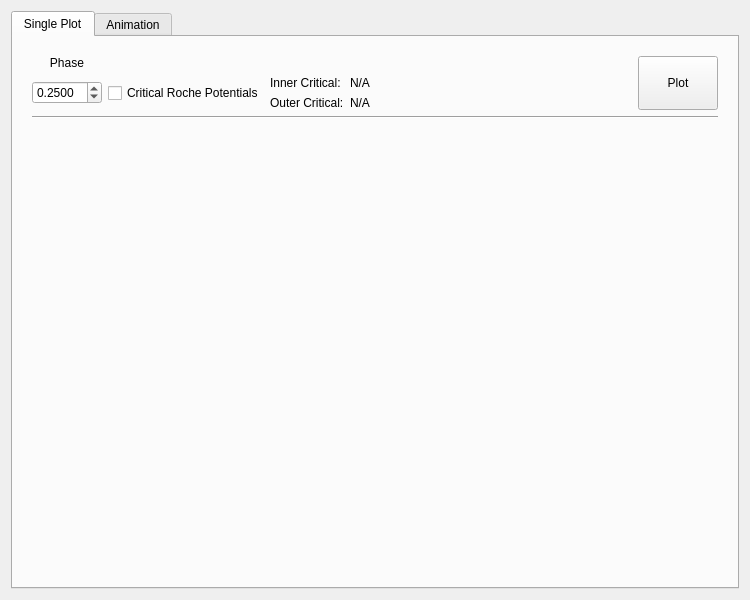
<?xml version="1.0" encoding="UTF-8"?>
<ui version="4.0">
 <class>StarPositionWidget</class>
 <widget class="QWidget" name="StarPositionWidget">
  <property name="geometry">
   <rect>
    <x>0</x>
    <y>0</y>
    <width>750</width>
    <height>600</height>
   </rect>
  </property>
  <property name="windowTitle">
   <string>Star Positions</string>
  </property>
  <layout class="QVBoxLayout" name="verticalLayout">
   <item>
    <widget class="QTabWidget" name="tabWidget">
     <property name="currentIndex">
      <number>0</number>
     </property>
     <widget class="QWidget" name="tab_2">
      <attribute name="title">
       <string>Single Plot</string>
      </attribute>
      <layout class="QVBoxLayout" name="verticalLayout_3">
       <item>
        <layout class="QVBoxLayout" name="verticalLayout_2">
         <property name="margin">
          <number>10</number>
         </property>
         <item>
          <layout class="QGridLayout" name="gridLayout_2">
           <item row="0" column="0">
            <widget class="QLabel" name="label_7">
             <property name="text">
              <string>Phase</string>
             </property>
             <property name="alignment">
              <set>Qt::AlignCenter</set>
             </property>
            </widget>
           </item>
           <item row="0" column="5" rowspan="2">
            <widget class="QPushButton" name="plot_btn">
             <property name="sizePolicy">
              <sizepolicy hsizetype="Preferred" vsizetype="Preferred">
               <horstretch>0</horstretch>
               <verstretch>0</verstretch>
              </sizepolicy>
             </property>
             <property name="text">
              <string>Plot</string>
             </property>
            </widget>
           </item>
           <item row="1" column="1">
            <widget class="QCheckBox" name="roche_chk">
             <property name="text">
              <string>Critical Roche Potentials</string>
             </property>
            </widget>
           </item>
           <item row="1" column="0">
            <widget class="QDoubleSpinBox" name="phase_spinbox">
             <property name="enabled">
              <bool>true</bool>
             </property>
             <property name="minimumSize">
              <size>
               <width>70</width>
               <height>0</height>
              </size>
             </property>
             <property name="decimals">
              <number>4</number>
             </property>
             <property name="minimum">
              <double>0.000000000000000</double>
             </property>
             <property name="maximum">
              <double>1.000000000000000</double>
             </property>
             <property name="singleStep">
              <double>0.010000000000000</double>
             </property>
             <property name="value">
              <double>0.250000000000000</double>
             </property>
            </widget>
           </item>
           <item row="1" column="3">
            <spacer name="horizontalSpacer">
             <property name="orientation">
              <enum>Qt::Horizontal</enum>
             </property>
             <property name="sizeHint" stdset="0">
              <size>
               <width>40</width>
               <height>20</height>
              </size>
             </property>
            </spacer>
           </item>
           <item row="1" column="2">
            <layout class="QGridLayout" name="gridLayout_5">
             <item row="1" column="0">
              <widget class="QLabel" name="label_9">
               <property name="text">
                <string>Outer Critical:</string>
               </property>
              </widget>
             </item>
             <item row="0" column="1">
              <widget class="QLabel" name="inner_crit_label">
               <property name="text">
                <string>N/A</string>
               </property>
              </widget>
             </item>
             <item row="1" column="1">
              <widget class="QLabel" name="outer_crit_label">
               <property name="text">
                <string>N/A</string>
               </property>
              </widget>
             </item>
             <item row="0" column="0">
              <widget class="QLabel" name="label_12">
               <property name="text">
                <string>Inner Critical:</string>
               </property>
              </widget>
             </item>
            </layout>
           </item>
          </layout>
         </item>
         <item>
          <widget class="Line" name="line_6">
           <property name="orientation">
            <enum>Qt::Horizontal</enum>
           </property>
          </widget>
         </item>
         <item>
          <widget class="QWidget" name="plot_widget" native="true">
           <property name="sizePolicy">
            <sizepolicy hsizetype="Expanding" vsizetype="Expanding">
             <horstretch>0</horstretch>
             <verstretch>0</verstretch>
            </sizepolicy>
           </property>
          </widget>
         </item>
        </layout>
       </item>
      </layout>
     </widget>
     <widget class="QWidget" name="tab">
      <attribute name="title">
       <string>Animation</string>
      </attribute>
      <layout class="QHBoxLayout" name="horizontalLayout_2">
       <item>
        <layout class="QGridLayout" name="gridLayout_3">
         <property name="margin">
          <number>10</number>
         </property>
         <item row="2" column="5">
          <widget class="QPushButton" name="prev_btn">
           <property name="enabled">
            <bool>true</bool>
           </property>
           <property name="sizePolicy">
            <sizepolicy hsizetype="Minimum" vsizetype="Fixed">
             <horstretch>0</horstretch>
             <verstretch>0</verstretch>
            </sizepolicy>
           </property>
           <property name="minimumSize">
            <size>
             <width>35</width>
             <height>35</height>
            </size>
           </property>
           <property name="maximumSize">
            <size>
             <width>35</width>
             <height>35</height>
            </size>
           </property>
           <property name="text">
            <string/>
           </property>
          </widget>
         </item>
         <item row="2" column="7">
          <widget class="QSlider" name="horizontalSlider">
           <property name="enabled">
            <bool>true</bool>
           </property>
           <property name="sizePolicy">
            <sizepolicy hsizetype="Expanding" vsizetype="Fixed">
             <horstretch>0</horstretch>
             <verstretch>0</verstretch>
            </sizepolicy>
           </property>
           <property name="orientation">
            <enum>Qt::Horizontal</enum>
           </property>
          </widget>
         </item>
         <item row="2" column="3">
          <widget class="QPushButton" name="start_btn">
           <property name="minimumSize">
            <size>
             <width>35</width>
             <height>35</height>
            </size>
           </property>
           <property name="maximumSize">
            <size>
             <width>35</width>
             <height>35</height>
            </size>
           </property>
           <property name="text">
            <string/>
           </property>
          </widget>
         </item>
         <item row="3" column="3" colspan="5">
          <layout class="QHBoxLayout" name="horizontalLayout">
           <item>
            <widget class="QLabel" name="message_label">
             <property name="minimumSize">
              <size>
               <width>150</width>
               <height>0</height>
              </size>
             </property>
             <property name="maximumSize">
              <size>
               <width>150</width>
               <height>16777215</height>
              </size>
             </property>
             <property name="text">
              <string>Ready</string>
             </property>
            </widget>
           </item>
           <item>
            <widget class="QProgressBar" name="progressBar">
             <property name="enabled">
              <bool>true</bool>
             </property>
             <property name="value">
              <number>0</number>
             </property>
             <property name="invertedAppearance">
              <bool>false</bool>
             </property>
            </widget>
           </item>
          </layout>
         </item>
         <item row="0" column="3" colspan="5">
          <widget class="QWidget" name="render_widget" native="true">
           <property name="sizePolicy">
            <sizepolicy hsizetype="Expanding" vsizetype="Expanding">
             <horstretch>0</horstretch>
             <verstretch>0</verstretch>
            </sizepolicy>
           </property>
          </widget>
         </item>
         <item row="2" column="6">
          <widget class="QPushButton" name="next_btn">
           <property name="enabled">
            <bool>true</bool>
           </property>
           <property name="minimumSize">
            <size>
             <width>35</width>
             <height>35</height>
            </size>
           </property>
           <property name="maximumSize">
            <size>
             <width>35</width>
             <height>35</height>
            </size>
           </property>
           <property name="text">
            <string/>
           </property>
          </widget>
         </item>
         <item row="0" column="2">
          <widget class="Line" name="line">
           <property name="orientation">
            <enum>Qt::Vertical</enum>
           </property>
          </widget>
         </item>
         <item row="0" column="1">
          <layout class="QGridLayout" name="gridLayout">
           <item row="5" column="1">
            <widget class="QDoubleSpinBox" name="max_spinbox">
             <property name="decimals">
              <number>1</number>
             </property>
             <property name="minimum">
              <double>-100.000000000000000</double>
             </property>
             <property name="maximum">
              <double>100.000000000000000</double>
             </property>
             <property name="singleStep">
              <double>0.500000000000000</double>
             </property>
             <property name="value">
              <double>1.500000000000000</double>
             </property>
            </widget>
           </item>
           <item row="1" column="0" colspan="2">
            <widget class="Line" name="line_3">
             <property name="orientation">
              <enum>Qt::Horizontal</enum>
             </property>
            </widget>
           </item>
           <item row="3" column="0" colspan="2">
            <widget class="Line" name="line_4">
             <property name="orientation">
              <enum>Qt::Horizontal</enum>
             </property>
            </widget>
           </item>
           <item row="6" column="1">
            <widget class="QComboBox" name="dpi_combobox">
             <item>
              <property name="text">
               <string>64dpi</string>
              </property>
             </item>
             <item>
              <property name="text">
               <string>128dpi</string>
              </property>
             </item>
             <item>
              <property name="text">
               <string>196dpi</string>
              </property>
             </item>
             <item>
              <property name="text">
               <string>256dpi</string>
              </property>
             </item>
            </widget>
           </item>
           <item row="6" column="0">
            <widget class="QLabel" name="label_8">
             <property name="text">
              <string>Resolution</string>
             </property>
             <property name="alignment">
              <set>Qt::AlignCenter</set>
             </property>
            </widget>
           </item>
           <item row="2" column="1">
            <widget class="QDoubleSpinBox" name="render_phaseSpinbox">
             <property name="enabled">
              <bool>false</bool>
             </property>
             <property name="decimals">
              <number>2</number>
             </property>
             <property name="minimum">
              <double>0.000000000000000</double>
             </property>
             <property name="maximum">
              <double>1.000000000000000</double>
             </property>
             <property name="singleStep">
              <double>0.010000000000000</double>
             </property>
             <property name="value">
              <double>0.250000000000000</double>
             </property>
            </widget>
           </item>
           <item row="4" column="0">
            <widget class="QLabel" name="label_4">
             <property name="sizePolicy">
              <sizepolicy hsizetype="Preferred" vsizetype="Fixed">
               <horstretch>0</horstretch>
               <verstretch>0</verstretch>
              </sizepolicy>
             </property>
             <property name="text">
              <string>Axis Min</string>
             </property>
             <property name="alignment">
              <set>Qt::AlignCenter</set>
             </property>
            </widget>
           </item>
           <item row="5" column="0">
            <widget class="QLabel" name="label_5">
             <property name="sizePolicy">
              <sizepolicy hsizetype="Preferred" vsizetype="Fixed">
               <horstretch>0</horstretch>
               <verstretch>0</verstretch>
              </sizepolicy>
             </property>
             <property name="text">
              <string>Axis Max</string>
             </property>
             <property name="alignment">
              <set>Qt::AlignCenter</set>
             </property>
            </widget>
           </item>
           <item row="0" column="0" colspan="2">
            <widget class="QPushButton" name="render_btn">
             <property name="sizePolicy">
              <sizepolicy hsizetype="Minimum" vsizetype="Minimum">
               <horstretch>0</horstretch>
               <verstretch>0</verstretch>
              </sizepolicy>
             </property>
             <property name="maximumSize">
              <size>
               <width>16777215</width>
               <height>100</height>
              </size>
             </property>
             <property name="text">
              <string>Render</string>
             </property>
            </widget>
           </item>
           <item row="2" column="0">
            <widget class="QCheckBox" name="single_chk">
             <property name="text">
              <string>Single</string>
             </property>
            </widget>
           </item>
           <item row="4" column="1">
            <widget class="QDoubleSpinBox" name="min_spinbox">
             <property name="decimals">
              <number>1</number>
             </property>
             <property name="minimum">
              <double>-100.000000000000000</double>
             </property>
             <property name="maximum">
              <double>100.000000000000000</double>
             </property>
             <property name="singleStep">
              <double>0.500000000000000</double>
             </property>
             <property name="value">
              <double>-1.500000000000000</double>
             </property>
            </widget>
           </item>
          </layout>
         </item>
         <item row="1" column="3" colspan="5">
          <widget class="Line" name="line_2">
           <property name="orientation">
            <enum>Qt::Horizontal</enum>
           </property>
          </widget>
         </item>
         <item row="3" column="1">
          <widget class="QPushButton" name="saveall_btn">
           <property name="text">
            <string>Save All</string>
           </property>
          </widget>
         </item>
         <item row="2" column="1">
          <widget class="QPushButton" name="saveframe_btn">
           <property name="enabled">
            <bool>true</bool>
           </property>
           <property name="text">
            <string>Save Frame</string>
           </property>
          </widget>
         </item>
         <item row="2" column="4">
          <widget class="QPushButton" name="pause_btn">
           <property name="minimumSize">
            <size>
             <width>35</width>
             <height>35</height>
            </size>
           </property>
           <property name="maximumSize">
            <size>
             <width>35</width>
             <height>35</height>
            </size>
           </property>
           <property name="text">
            <string/>
           </property>
          </widget>
         </item>
        </layout>
       </item>
      </layout>
     </widget>
    </widget>
   </item>
  </layout>
 </widget>
 <resources/>
 <connections/>
</ui>
